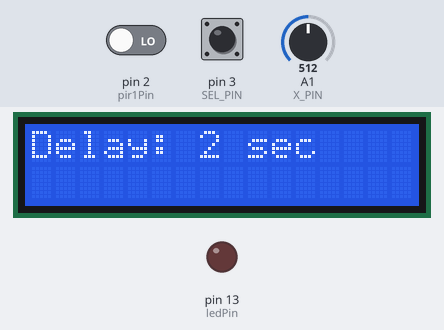
The sketch below on a simulated Arduino Uno, built with avr-gcc and run on an emulated ATmega328P. Shown: 16×2 character LCD, output pins drawn as LEDs (lit = HIGH). The inputs (shaded band) are chosen by the test bench; at power-on: pin 2 (pir1Pin) LOW, pin 3 (SEL_PIN) HIGH, A1 (X_PIN) = 512. What the sketch prints to the serial monitor is not drawn.

Above: at 1.2 s.
1.3 s: pin 2 (pir1Pin) driven HIGH
At 2.1 s:
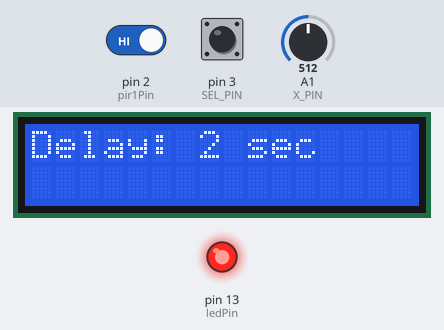
4.3 s: pin 3 (SEL_PIN) pulled LOW for 0.15 s
At 5.1 s:
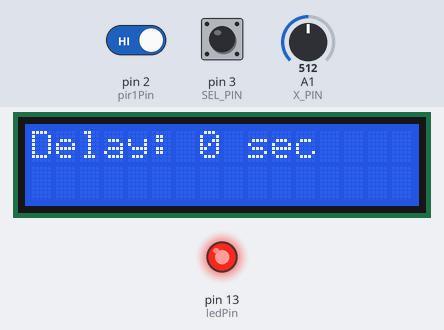
5.9 s: A1 (X_PIN) set to 469
7.4 s: A1 (X_PIN) set to 453
At 8.4 s:
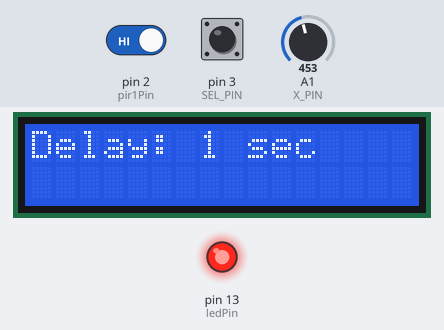
9.1 s: pin 2 (pir1Pin) driven LOW
At 10.1 s:
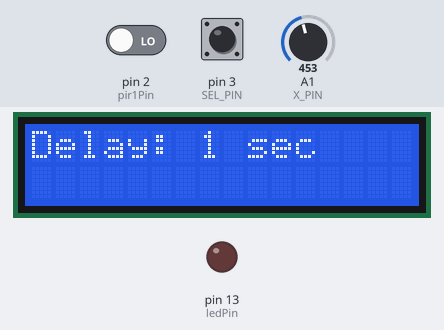
11.1 s: pin 3 (SEL_PIN) pulled LOW for 1 s
At 11.5 s:
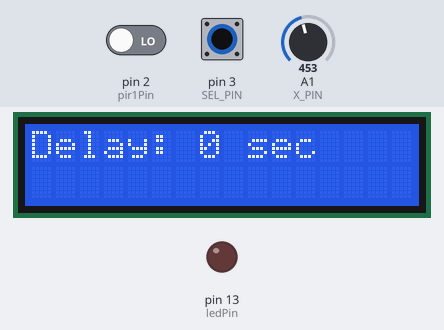
Timing chart, 0 to 14.1 s (numbered marks = the images above; inputs shaded):
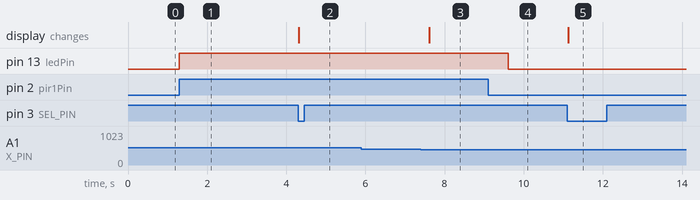

The sketch:

sketch.ino
```cpp
#include <LiquidCrystal_I2C.h>

#define I2C_ADDR    0x27
#define LCD_COLUMNS 16
#define LCD_LINES   2

LiquidCrystal_I2C lcd(I2C_ADDR, LCD_COLUMNS, LCD_LINES);

const int X_PIN = A1;
const int Y_PIN = A0;
const int SEL_PIN = 3;

const int ledPin = 13;
const int pir1Pin = 2;
int pirState = LOW;
int val = 0;

int last_status = LOW;
int last_x = 512;
bool status = false;

int timeout = 2; // секунды
unsigned long prev_millis = 0;

// изменяет время задержки от 2 до 10 секунд
void change_delay(int x, int &timeout) {
  if (x < 512 - 50 && timeout < 10) {
    timeout++;
  } else if (x > 512 + 50 && timeout > 2) {
    timeout--;
  }
  delay(200);
}

int debounce(int last) {
  int current = digitalRead(SEL_PIN);
  if (last != current) {
    delay(5);
    current = digitalRead(SEL_PIN);
  }
  return current;
}

bool is_expired(unsigned long duration) {
  unsigned long current_millis = millis();
  return current_millis - prev_millis >= duration;
}

void display(){
  lcd.clear();
  lcd.setCursor(0, 0);
  lcd.print("Delay: ");
  lcd.print(timeout);
  lcd.print(" sec");
}

void setup() {
  pinMode(ledPin, OUTPUT);
  pinMode(pir1Pin, INPUT);
  Serial.begin(9600);
  pinMode(Y_PIN, INPUT);
  pinMode(X_PIN, INPUT);
  pinMode(SEL_PIN, INPUT_PULLUP);
  lcd.begin(16, 2);
  lcd.backlight();
  display();
}

void loop() {
  int curr_status = debounce(last_status);
  if (last_status == HIGH && curr_status == LOW) {
    timeout = 0;
    display();
  }
  last_status = curr_status;

  int x = analogRead(X_PIN);

  if (x != last_x) {
    change_delay(x, timeout);
    last_x = x;
    display();
  }

  val = digitalRead(pir1Pin);
  if (timeout != 0) {
    if (status == false) {
      if (val == HIGH) {
        digitalWrite(ledPin, HIGH);
        Serial.println("Motion detected!");
        prev_millis = millis();
        status = true;
      }
    } else {
      if (is_expired(timeout * 1000)) {
        digitalWrite(ledPin, LOW);
        Serial.println("Motion ended!");
        Serial.println(timeout);
        status = false;
      }
    }
  }
}
```

Measured:
- after the input at 1.3 s, pin 13 (ledPin): LOW → HIGH at once
- after the input at 4.3 s, the display: changes at once (image 2)
- after the input at 5.9 s, every drawn part: stays the same
- after the input at 7.4 s, the display: changes after 0.22 s (image 3)
- after the input at 9.1 s, pin 13 (ledPin): HIGH → LOW after 0.51 s
- after the input at 11.1 s, the display: changes at once (image 5)
